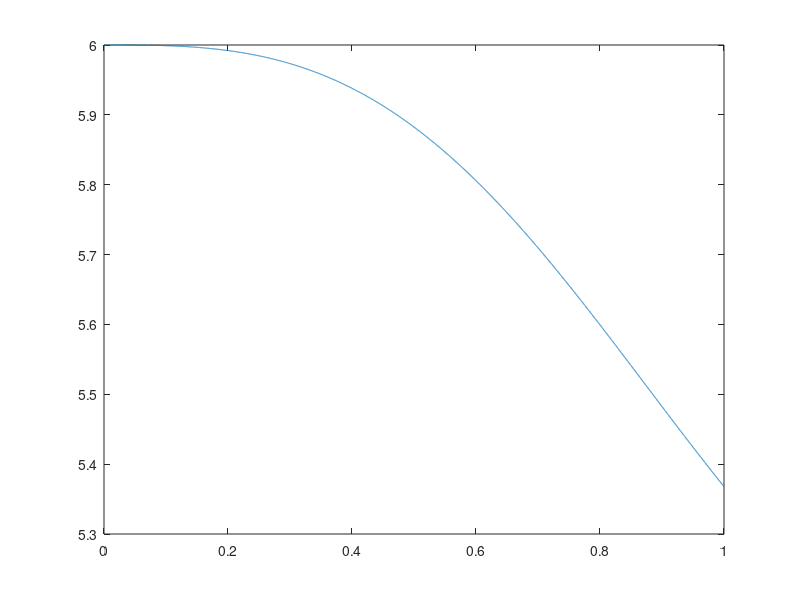

This figure's MATLAB source:
% Base storage setup
dx = .0001;
x = 0:dx:1;
y = 1:size(x,2);

% Initial conditions
x(1) = 0;
y(1) = 6;

% Loop it boi
for i = 1:size(x,2)-1
	dy = (15*x(i)^2)-(3*(x(i)^2)*y(i));
	
	y(i+1) = y(i)+dy*dx;
end

plot(x,y)
